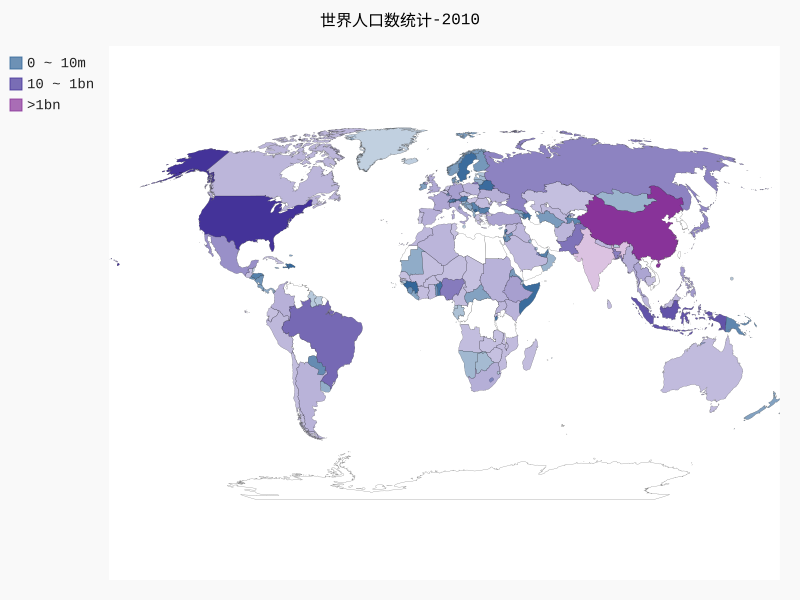

The script that drew this image:
import json

from country_codes import get_country_code
from pygal_maps_world.maps import World
from pygal.style import RotateStyle

# 将数据加载到一个列表中

filename = 'population_data.json'
with open(filename) as f:
    pop_data = json.load(f)

# 创建一个包含人口数量的字典
cc_populations = {}
for pop_dict in pop_data:
    if pop_dict['Year'] == '2010':
        country_name = pop_dict["Country Name"]
        population = int(float(pop_dict['Value']))
        code = get_country_code(country_name)
        if code:
            cc_populations[code] = population
        else:
            print('Error-' + country_name)

# 根据人口数量将三个国家分成三组
cc_pops_1, cc_pops_2, cc_pops_3 = {}, {}, {}
for cc, pop in cc_populations.items():
    if pop < 10000000:
        cc_pops_1[cc] = pop
    elif pop < 1000000000:
        cc_pops_2[cc] = pop
    else:
        cc_pops_3[cc] = pop
print(len(cc_pops_1), len(cc_pops_2), len(cc_pops_3))

wm_style = RotateStyle('#336699')
wm = World(style=wm_style)
wm.title = "世界人口数统计-2010"
wm.add('0 ~ 10m', cc_pops_1)
wm.add('10 ~ 1bn', cc_pops_2)
wm.add('>1bn', cc_pops_3)
wm.render_to_file('world_population.svg')
